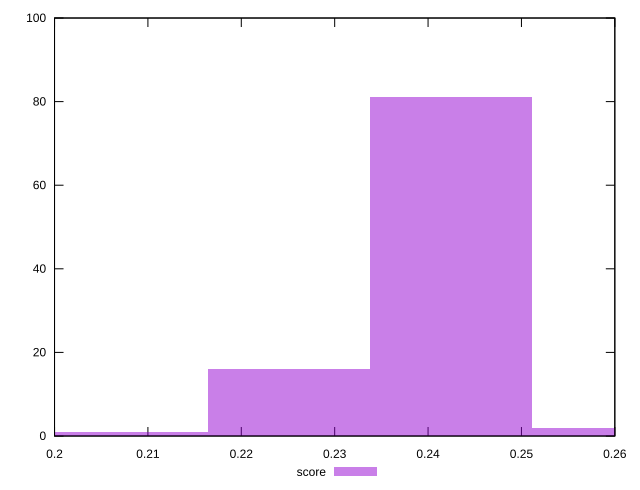

Write gnuplot code to recreate this figure.
reset

$score <<EOF
0.2424293516631199 81
0.2597457339247713 2
0.22511296940146847 16
0.20779658713981705 1
EOF

set key outside below
set boxwidth 0.01731638226165142
set xrange [0.2:0.26]
set yrange [0:100]
set trange [0:100]
set style fill transparent solid 0.5 noborder
set terminal svg size 640, 490 enhanced background rgb 'white'
set output "reports/report_00033_2021-03-01T14-23-16.841Z/max-potential-fid/samples/astro-inner/score/histogram.svg"

plot $score title "score" with boxes

reset
